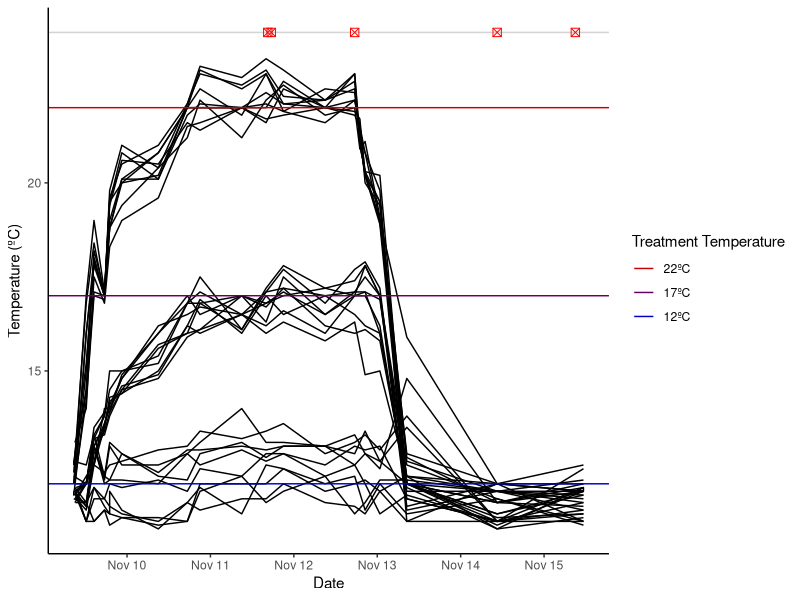

Write R code to recreate this figure.
library(here)
library(lubridate)
library(grid)
library(tidyverse)

# Importing data and formatting the date/time information.
DailyLog <- read_csv("data/DailyLog.csv", col_names = TRUE) %>%
  # Format `Date` column to POSIX standard
  mutate("Date" = dmy(Date)) %>%
  # Create column with date and time info
  mutate("dateTime" = paste(Date, Time, sep = "_")) %>%
  # Format `dateTime` to POSIX standard
  mutate(dateTime = ymd_hms(dateTime)) %>%
  # Make `Sea_Table` and `Bucket_ID` factorial data.
  mutate(Sea_Table = as.factor(Sea_Table),
         Bucket_ID = as.factor(Bucket_ID)) %>%
  # Renaming!
  select(date = Date,
         date_time = dateTime,
         sea_table = Sea_Table,
         table_position,
         bucketID = Bucket_ID,
         cukeID = Cuke_ID,
         treatment = Treatment,
         temp_C = Temp_C,
         alive = Alive,
         death_time = `Time of Death`,
         poop = Poop,
         evisceration = Evisceration,
         resp_evisc = respiratory_evisceration,
         spawn = Spawn) %>%
  mutate(tableID = paste(sea_table, table_position)) %>%
  tail(-34)

# Making a new dataframe to get some values about the range and variation in our
# temperature data.
tempRange <- DailyLog %>%
  filter(date == "2021-11-11" | date == "2021-11-12") %>%
  select(date, date_time, tableID, treatment, temp_C) %>%
  filter(treatment == "room")

# Investigating the range and average temperatures of our 3 treatments.
range(tempRange$temp_C)
mean(tempRange$temp_C)
# FOR CONTROL: 11.2 to 14.0, mean = 12.5
# FOR ROOM: 14.9 to 17.9, mean = 16.79
# FOR HEAT: 20.0 to 23.3, mean =  21.86

# Generating a list of the times at which the 5 cucumbers died.
death_time <- DailyLog %>%
  # Filter for rows with death data
  filter(FALSE == is.na(alive) | FALSE == is.na(death_time)) %>%
  # Use POSIXct standard for death_time
  mutate(death_time = ymd_hms(paste(date, death_time))) %>%
  select(death_time, bucketID, temp_C) %>%
  mutate(placehold = 1)

# Generating a dataframe for the temperature data over time so that we can
# create a plot.
Temp_Time <- DailyLog %>%
  select(date_time, date, sea_table, table_position, bucketID, tableID, temp_C)

# Plot temperature over time, and plot the 5 death times with temp.
TempPlot <- ggplot() +
  geom_line(data = Temp_Time,
            aes(x = date_time,
                y = temp_C,
                # Ignore warning about 'unknown aesthetic'... this code is 
                # still important and functioning!
                fill = bucketID)) +
  scale_x_datetime(date_breaks = "1 day",
                   date_labels = "%b %d") +
  # This is for the 5 dots indicating cucumber death.
  geom_hline(aes(yintercept = 24),
             colour = "lightgrey") +
  geom_point(data = death_time,
             aes(x = death_time,
                 y = 24),
             size = 2.5,
             shape = 7, 
             colour = "red") +
  geom_hline(aes(yintercept = 22,
             colour = "22ºC")) +
  geom_hline(aes(yintercept = 17,
             colour = "17ºC")) +
  geom_hline(aes(yintercept = 12,
             colour = "12ºC")) +
  labs(x = "Date",
       y = "Temperature (ºC)",
       colour = "Treatment Temperature") +
  scale_colour_manual(values = c("#0000CC", "#660066", "#CC0000")) +
    guides(colour = guide_legend(reverse = TRUE)) +
 #GEOM TEXT NOT SHOWING UP?
   geom_text(label = "Mortality",
            x = "2021-11-09 09:20:00",
            y = 24) + 
  theme_classic()

ggsave("temp_plot.png", 
       TempPlot,
       device = "png",
       path = here("figures"))
